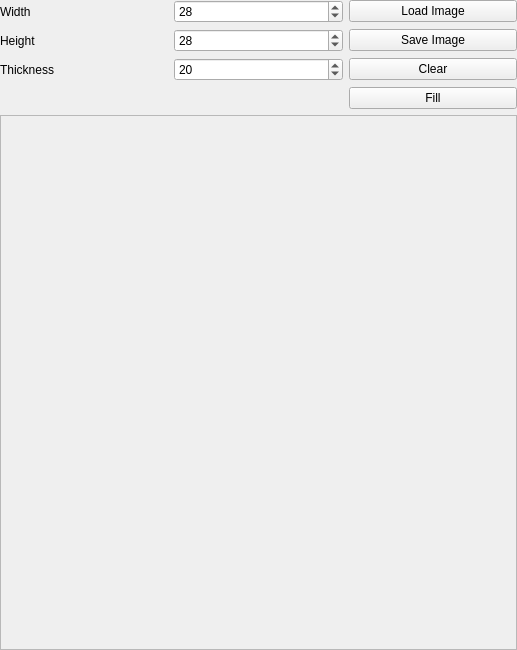
<?xml version="1.0" encoding="UTF-8"?>
<ui version="4.0">
 <class>DrawingManager</class>
 <widget class="QWidget" name="DrawingManager">
  <property name="geometry">
   <rect>
    <x>0</x>
    <y>0</y>
    <width>517</width>
    <height>650</height>
   </rect>
  </property>
  <property name="windowTitle">
   <string>Form</string>
  </property>
  <layout class="QGridLayout" name="gridLayout_2">
   <property name="leftMargin">
    <number>0</number>
   </property>
   <property name="topMargin">
    <number>0</number>
   </property>
   <property name="rightMargin">
    <number>0</number>
   </property>
   <property name="bottomMargin">
    <number>0</number>
   </property>
   <item row="0" column="1">
    <widget class="QSpinBox" name="spin_height">
     <property name="minimum">
      <number>1</number>
     </property>
     <property name="maximum">
      <number>1000</number>
     </property>
     <property name="value">
      <number>28</number>
     </property>
    </widget>
   </item>
   <item row="5" column="0" colspan="3">
    <widget class="QFrame" name="container">
     <property name="sizePolicy">
      <sizepolicy hsizetype="Preferred" vsizetype="Preferred">
       <horstretch>0</horstretch>
       <verstretch>0</verstretch>
      </sizepolicy>
     </property>
     <property name="styleSheet">
      <string notr="true"/>
     </property>
     <property name="frameShape">
      <enum>QFrame::StyledPanel</enum>
     </property>
     <property name="frameShadow">
      <enum>QFrame::Plain</enum>
     </property>
     <layout class="QGridLayout" name="gridLayout_3">
      <property name="leftMargin">
       <number>0</number>
      </property>
      <property name="topMargin">
       <number>0</number>
      </property>
      <property name="rightMargin">
       <number>0</number>
      </property>
      <property name="bottomMargin">
       <number>0</number>
      </property>
      <item row="0" column="0">
       <widget class="DrawPixels" name="draw_pixels" native="true">
        <property name="sizePolicy">
         <sizepolicy hsizetype="Preferred" vsizetype="Preferred">
          <horstretch>0</horstretch>
          <verstretch>0</verstretch>
         </sizepolicy>
        </property>
        <property name="styleSheet">
         <string notr="true"/>
        </property>
       </widget>
      </item>
     </layout>
    </widget>
   </item>
   <item row="0" column="0">
    <widget class="QLabel" name="lbl_width">
     <property name="text">
      <string>Width</string>
     </property>
    </widget>
   </item>
   <item row="1" column="2">
    <widget class="QPushButton" name="btn_save">
     <property name="text">
      <string>Save Image</string>
     </property>
    </widget>
   </item>
   <item row="1" column="1">
    <widget class="QSpinBox" name="spin_width">
     <property name="minimum">
      <number>1</number>
     </property>
     <property name="maximum">
      <number>1000</number>
     </property>
     <property name="value">
      <number>28</number>
     </property>
    </widget>
   </item>
   <item row="1" column="0">
    <widget class="QLabel" name="lbl_height">
     <property name="text">
      <string>Height</string>
     </property>
    </widget>
   </item>
   <item row="0" column="2">
    <widget class="QPushButton" name="btn_load">
     <property name="text">
      <string>Load Image</string>
     </property>
    </widget>
   </item>
   <item row="2" column="2">
    <widget class="QPushButton" name="btn_clear">
     <property name="text">
      <string>Clear</string>
     </property>
    </widget>
   </item>
   <item row="2" column="0">
    <widget class="QLabel" name="label">
     <property name="text">
      <string>Thickness</string>
     </property>
    </widget>
   </item>
   <item row="2" column="1">
    <widget class="QSpinBox" name="spin_thickness">
     <property name="minimum">
      <number>1</number>
     </property>
     <property name="maximum">
      <number>50</number>
     </property>
     <property name="value">
      <number>20</number>
     </property>
    </widget>
   </item>
   <item row="3" column="2">
    <widget class="QPushButton" name="btn_fill">
     <property name="text">
      <string>Fill</string>
     </property>
    </widget>
   </item>
  </layout>
 </widget>
 <customwidgets>
  <customwidget>
   <class>DrawPixels</class>
   <extends>QWidget</extends>
   <header location="global">app.custom_widgets.draw_pixels</header>
   <container>1</container>
   <slots>
    <slot>set_height(int)</slot>
    <slot>set_width(int)</slot>
    <slot>set_thickness(int)</slot>
   </slots>
  </customwidget>
 </customwidgets>
 <resources/>
 <connections>
  <connection>
   <sender>btn_clear</sender>
   <signal>clicked()</signal>
   <receiver>DrawingManager</receiver>
   <slot>clear()</slot>
   <hints>
    <hint type="sourcelabel">
     <x>70</x>
     <y>20</y>
    </hint>
    <hint type="destinationlabel">
     <x>199</x>
     <y>149</y>
    </hint>
   </hints>
  </connection>
  <connection>
   <sender>btn_load</sender>
   <signal>clicked()</signal>
   <receiver>DrawingManager</receiver>
   <slot>load()</slot>
   <hints>
    <hint type="sourcelabel">
     <x>329</x>
     <y>20</y>
    </hint>
    <hint type="destinationlabel">
     <x>199</x>
     <y>149</y>
    </hint>
   </hints>
  </connection>
  <connection>
   <sender>btn_save</sender>
   <signal>clicked()</signal>
   <receiver>DrawingManager</receiver>
   <slot>save()</slot>
   <hints>
    <hint type="sourcelabel">
     <x>199</x>
     <y>20</y>
    </hint>
    <hint type="destinationlabel">
     <x>199</x>
     <y>149</y>
    </hint>
   </hints>
  </connection>
  <connection>
   <sender>spin_height</sender>
   <signal>valueChanged(int)</signal>
   <receiver>draw_pixels</receiver>
   <slot>set_height(int)</slot>
   <hints>
    <hint type="sourcelabel">
     <x>192</x>
     <y>19</y>
    </hint>
    <hint type="destinationlabel">
     <x>192</x>
     <y>242</y>
    </hint>
   </hints>
  </connection>
  <connection>
   <sender>spin_thickness</sender>
   <signal>valueChanged(int)</signal>
   <receiver>draw_pixels</receiver>
   <slot>set_thickness(int)</slot>
   <hints>
    <hint type="sourcelabel">
     <x>192</x>
     <y>77</y>
    </hint>
    <hint type="destinationlabel">
     <x>192</x>
     <y>242</y>
    </hint>
   </hints>
  </connection>
  <connection>
   <sender>spin_width</sender>
   <signal>valueChanged(int)</signal>
   <receiver>draw_pixels</receiver>
   <slot>set_width(int)</slot>
   <hints>
    <hint type="sourcelabel">
     <x>192</x>
     <y>48</y>
    </hint>
    <hint type="destinationlabel">
     <x>192</x>
     <y>242</y>
    </hint>
   </hints>
  </connection>
  <connection>
   <sender>btn_fill</sender>
   <signal>clicked()</signal>
   <receiver>DrawingManager</receiver>
   <slot>fill()</slot>
   <hints>
    <hint type="sourcelabel">
     <x>317</x>
     <y>107</y>
    </hint>
    <hint type="destinationlabel">
     <x>192</x>
     <y>198</y>
    </hint>
   </hints>
  </connection>
 </connections>
 <slots>
  <slot>clear()</slot>
  <slot>save()</slot>
  <slot>load()</slot>
  <slot>fill()</slot>
 </slots>
</ui>
